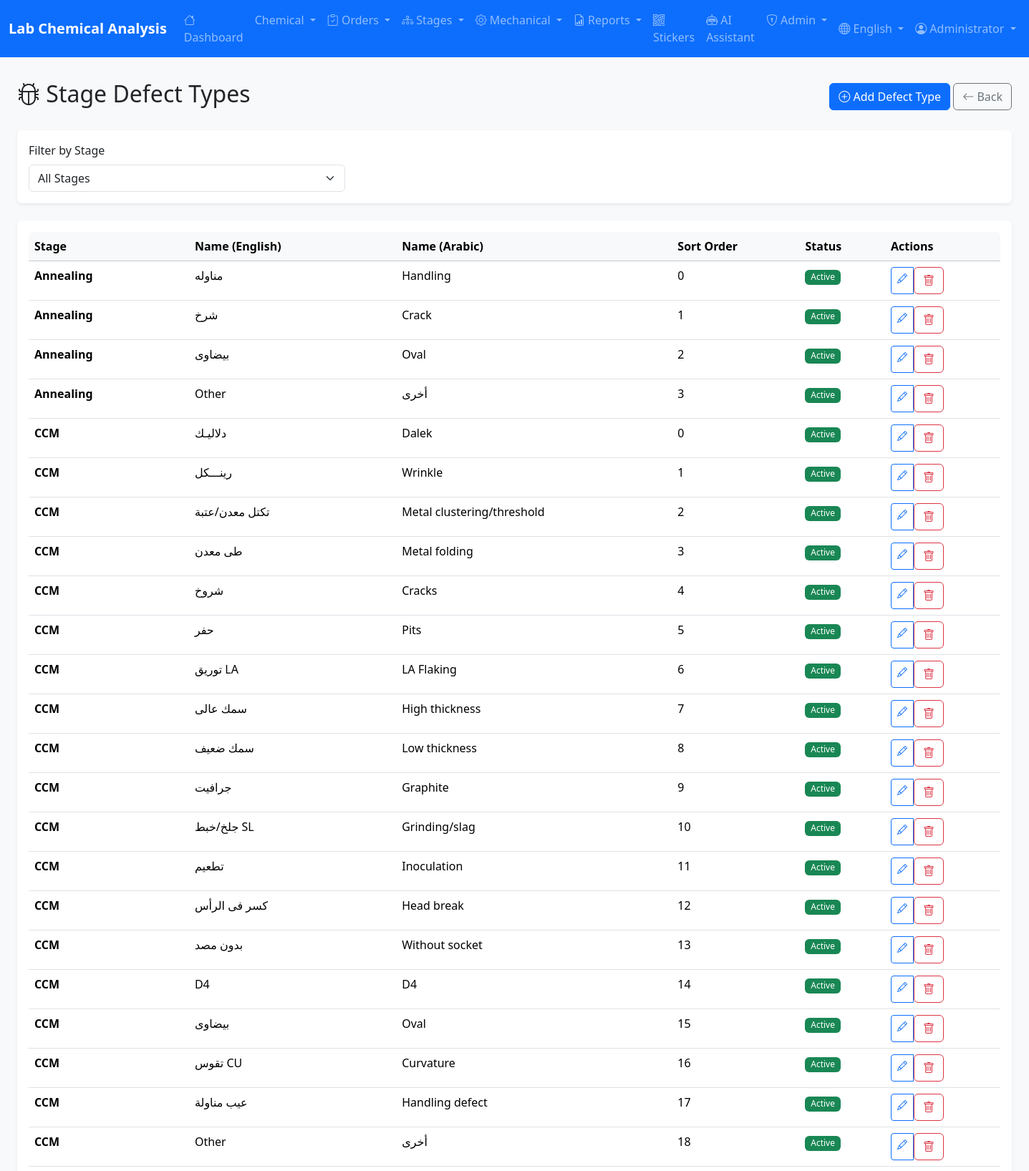
The page /admin/defect-types (signed in, upper part) on the database its author committed.
### app/models/user.py (models this page shows, shortened)
class User(UserMixin, db.Model):
    __tablename__ = 'users'
    id = db.Column(db.Integer, primary_key=True)
    username = db.Column(db.String(50), unique=True, nullable=False, index=True)
    password_hash = db.Column(db.String(255), nullable=False)
    full_name = db.Column(db.String(100))
    full_name_ar = db.Column(db.String(100))  # Arabic name
    email = db.Column(db.String(120), unique=True)
    role = db.Column(db.String(20), nullable=False, default='viewer')
    department = db.Column(db.String(50))  # Lab, Production, QC
    is_active = db.Column(db.Boolean, default=True)
    last_login = db.Column(db.DateTime)
    created_at = db.Column(db.DateTime, default=datetime.utcnow)
    updated_at = db.Column(db.DateTime, default=datetime.utcnow, onupdate=datetime.utcnow)
    ROLE_ADMIN = 'admin'
    ROLE_SUPERVISOR = 'supervisor'
    ROLE_OPERATOR = 'operator'
    ROLE_VIEWER = 'viewer'
    ROLES = [ROLE_ADMIN, ROLE_SUPERVISOR, ROLE_OPERATOR, ROLE_VIEWER]
    DEPT_LAB = 'Lab'
    DEPT_PRODUCTION = 'Production'
    DEPT_QC = 'QC'
    DEPT_ADMIN = 'Admin'
    DEPARTMENTS = [DEPT_LAB, DEPT_PRODUCTION, DEPT_QC, DEPT_ADMIN]
    @property
    def is_admin(self):
        return self.role == self.ROLE_ADMIN

### app/models/stage_defect_type.py (models this page shows, shortened)
class StageDefectType(db.Model):
    __tablename__ = 'stage_defect_types'
    id = db.Column(db.Integer, primary_key=True)
    stage_name = db.Column(db.String(50), nullable=False, index=True)
    defect_name_en = db.Column(db.String(100), nullable=False)
    defect_name_ar = db.Column(db.String(100), nullable=False)
    is_active = db.Column(db.Boolean, default=True)
    sort_order = db.Column(db.Integer, default=0)
    created_at = db.Column(db.DateTime, default=datetime.utcnow)
    updated_at = db.Column(db.DateTime, default=datetime.utcnow, onupdate=datetime.utcnow)

### app/routes/admin.py (the view)
@admin_bp.route('/defect-types')
@login_required
@admin_required
def defect_types():
    stage_filter = request.args.get('stage', '')
    query = StageDefectType.query
    if stage_filter:
        query = query.filter_by(stage_name=stage_filter)
    defect_types_list = query.order_by(
        StageDefectType.stage_name,
        StageDefectType.sort_order
    ).all()
    stages = Pipe.STAGES
    return render_template('admin/defect_types.html',
                          defect_types=defect_types_list,
                          stages=stages,
                          selected_stage=stage_filter)

### app/__init__.py (called while the page is built)
def get_locale():
    locale = request.cookies.get('locale')
    if locale in ['ar', 'en']:
        return locale
    return request.accept_languages.best_match(['ar', 'en']) or 'en'

### app/routes/admin.py (called while the page is built)
def admin_required(f):
    @wraps(f)
    def decorated_function(*args, **kwargs):
        if not current_user.is_authenticated or not current_user.is_admin:
            flash('Access denied. Admin privileges required.', 'error')
            return redirect(url_for('main.index'))
        return f(*args, **kwargs)
    return decorated_function

### app/templates/admin/defect_types.html (shortened to what this page needs)
{% extends 'base.html' %}
{% block content %}
<div class="container-fluid">
    <div class="d-flex justify-content-between align-items-center mb-4">
        <h2>
            <i class="bi bi-bug"></i>
            {{ 'إدارة أنواع العيوب' if current_locale == 'ar' else 'Stage Defect Types' }}
        </h2>
        <div>
            <a href="{{ url_for('admin.add_defect_type') }}" class="btn btn-primary">
                <i class="bi bi-plus-circle"></i>
                {{ 'إضافة نوع عيب' if current_locale == 'ar' else 'Add Defect Type' }}
            </a>
            <a href="{{ url_for('admin.index') }}" class="btn btn-outline-secondary">
                <i class="bi bi-arrow-left"></i>
                {{ 'رجوع' if current_locale == 'ar' else 'Back' }}
            </a>
        </div>
    </div>
    <div class="card border-0 shadow-sm mb-4">
        <div class="card-body">
            <form method="GET" class="row g-3">
                <div class="col-md-4">
                    <label class="form-label">{{ 'تصفية حسب المرحلة' if current_locale == 'ar' else 'Filter by Stage' }}</label>
                    <select name="stage" class="form-select" onchange="this.form.submit()">
                        <option value="">{{ 'جميع المراحل' if current_locale == 'ar' else 'All Stages' }}</option>
                    </select>
                </div>
            </form>
        </div>
    </div>
    <div class="card border-0 shadow-sm">
        <div class="card-body">
            <div class="table-responsive">
                <table class="table table-hover">
                    <thead class="table-light">
                        <tr>
                            <th>{{ 'المرحلة' if current_locale == 'ar' else 'Stage' }}</th>
                            <th>{{ 'الاسم (إنجليزي)' if current_locale == 'ar' else 'Name (English)' }}</th>
                            <th>{{ 'الاسم (عربي)' if current_locale == 'ar' else 'Name (Arabic)' }}</th>
                            <th>{{ 'الترتيب' if current_locale == 'ar' else 'Sort Order' }}</th>
                            <th>{{ 'الحالة' if current_locale == 'ar' else 'Status' }}</th>
                            <th>{{ 'إجراءات' if current_locale == 'ar' else 'Actions' }}</th>
                        </tr>
                    </thead>
                    <tbody>
                        {% for defect in defect_types %}
                        <tr>
                            <td><strong>{{ defect.stage_name }}</strong></td>
                            <td>{{ defect.defect_name_en }}</td>
                            <td>{{ defect.defect_name_ar }}</td>
                            <td>{{ defect.sort_order }}</td>
                            <td>
                                {% if defect.is_active %}
                                <span class="badge bg-success">{{ 'نشط' if current_locale == 'ar' else 'Active' }}</span>
                                {% else %}
                                <span class="badge bg-secondary">{{ 'غير نشط' if current_locale == 'ar' else 'Inactive' }}</span>
                                {% endif %}
                            </td>
                            <td>
                                <div class="btn-group btn-group-sm">
                                    <a href="{{ url_for('admin.edit_defect_type', id=defect.id) }}" class="btn btn-outline-primary">
                                        <i class="bi bi-pencil"></i>
                                    </a>
                                    <form method="POST" action="{{ url_for('admin.delete_defect_type', id=defect.id) }}"
                                          onsubmit="return confirm('{{ 'هل أنت متأكد من الحذف؟' if current_locale == 'ar' else 'Are you sure you want to delete?' }}');" style="display: inline;">
                                        <button type="submit" class="btn btn-outline-danger">
                                            <i class="bi bi-trash"></i>
                                        </button>
                                    </form>
                                </div>
                            </td>
                        </tr>
                        {% endfor %}
                    </tbody>
                </table>
            </div>
        </div>
    </div>
</div>
{% endblock %}

### app/templates/base.html (shortened to what this page needs)
<!DOCTYPE html>
<html lang="{{ current_locale }}" dir="{{ 'rtl' if current_locale == 'ar' else 'ltr' }}">
<head>
    {% if current_locale == 'ar' %}
    <link href="https://cdn.jsdelivr.net/npm/bootstrap@5.3.2/dist/css/bootstrap.rtl.min.css" rel="stylesheet">
    {% else %}
    <link href="https://cdn.jsdelivr.net/npm/bootstrap@5.3.2/dist/css/bootstrap.min.css" rel="stylesheet">
    {% endif %}
    <link rel="stylesheet" href="https://cdn.jsdelivr.net/npm/bootstrap-icons@1.11.2/font/bootstrap-icons.min.css">
    <link rel="stylesheet" href="{{ url_for('static', filename='css/style.css') }}">
</head>
<body>
    <nav class="navbar navbar-expand-lg navbar-dark bg-primary sticky-top">
        <div class="container-fluid">
            <a class="navbar-brand" href="{{ url_for('main.index') }}">
                {% if current_locale == 'ar' %}
                مختبر التحليل الكيميائي
                {% else %}
                Lab Chemical Analysis
                {% endif %}
            </a>
            <div class="collapse navbar-collapse" id="navbarNav">
                {% if current_user.is_authenticated %}
                <ul class="navbar-nav me-auto">
                    <li class="nav-item">
                        <a class="nav-link" href="{{ url_for('main.index') }}">
                            <i class="bi bi-house"></i>
                            {{ 'الرئيسية' if current_locale == 'ar' else 'Dashboard' }}
                        </a>
                    </li>
                    <li class="nav-item dropdown">
                        <a class="nav-link dropdown-toggle" href="#" data-bs-toggle="dropdown">
                            {{ 'التحليل الكيميائي' if current_locale == 'ar' else 'Chemical' }}
                        </a>
                    </li>
                    <li class="nav-item dropdown">
                        <a class="nav-link dropdown-toggle" href="#" data-bs-toggle="dropdown">
                            <i class="bi bi-clipboard-check"></i>
                            {{ 'أوامر الإنتاج' if current_locale == 'ar' else 'Orders' }}
                        </a>
                    </li>
                    <li class="nav-item dropdown">
                        <a class="nav-link dropdown-toggle" href="#" data-bs-toggle="dropdown">
                            <i class="bi bi-diagram-3"></i>
                            {{ 'مراحل الإنتاج' if current_locale == 'ar' else 'Stages' }}
                        </a>
                    </li>
                    <li class="nav-item dropdown">
                        <a class="nav-link dropdown-toggle" href="#" data-bs-toggle="dropdown">
                            <i class="bi bi-gear"></i>
                            {{ 'الاختبارات الميكانيكية' if current_locale == 'ar' else 'Mechanical' }}
                        </a>
                    </li>
                    <li class="nav-item dropdown">
                        <a class="nav-link dropdown-toggle" href="#" data-bs-toggle="dropdown">
                            <i class="bi bi-file-earmark-bar-graph"></i>
                            {{ 'التقارير' if current_locale == 'ar' else 'Reports' }}
                        </a>
                    </li>
                    <li class="nav-item">
                        <a class="nav-link" href="{{ url_for('stickers.index') }}">
                            <i class="bi bi-qr-code"></i>
                            {{ 'الملصقات' if current_locale == 'ar' else 'Stickers' }}
                        </a>
                    </li>
                    <li class="nav-item">
                        <a class="nav-link" href="{{ url_for('chatbot.index') }}">
                            <i class="bi bi-robot"></i>
                            {{ 'المساعد الذكي' if current_locale == 'ar' else 'AI Assistant' }}
                        </a>
                    </li>
                    {% if current_user.is_admin %}
                    <li class="nav-item dropdown">
                        <a class="nav-link dropdown-toggle" href="#" data-bs-toggle="dropdown">
                            <i class="bi bi-shield-lock"></i>
                            {{ 'الإدارة' if current_locale == 'ar' else 'Admin' }}
                        </a>
                    </li>
                    {% endif %}
                </ul>
                <ul class="navbar-nav">
                    <li class="nav-item dropdown">
                        <a class="nav-link dropdown-toggle" href="#" data-bs-toggle="dropdown">
                            <i class="bi bi-globe"></i>
                            {{ 'العربية' if current_locale == 'ar' else 'English' }}
                        </a>
                    </li>
                    <li class="nav-item dropdown">
                        <a class="nav-link dropdown-toggle" href="#" data-bs-toggle="dropdown">
                            <i class="bi bi-person-circle"></i>
                            {{ current_user.full_name or current_user.username }}
                        </a>
                    </li>
                </ul>
                {% endif %}
            </div>
        </div>
    </nav>
    <main class="container-fluid py-3">
        {% block content %}{% endblock %}
    </main>
</body>
</html>

### app/static/css/style.css (style rules this page uses)
body { background-color: #f8f9fa; min-height: 100vh; display: flex; flex-direction: column; }
main { flex: 1; }
.card { transition: box-shadow 0.2s ease-in-out; }
.table th { white-space: nowrap; }
.table-hover tbody tr { cursor: pointer; }
.badge { font-weight: 500; }
.navbar-brand { font-weight: 600; }
.table-responsive { border-radius: 0.375rem; }

### rows shown on the page
User: full_name "Administrator"
StageDefectType: stage_name "Annealing", defect_name_en "مناوله", defect_name_ar "Handling", sort_order "0", value "Active"
StageDefectType: stage_name "Annealing", defect_name_en "شرخ", defect_name_ar "Crack", sort_order "1", value "Active"
StageDefectType: stage_name "Annealing", defect_name_en "بيضاوى", defect_name_ar "Oval", sort_order "2", value "Active"
StageDefectType: stage_name "Annealing", defect_name_en "Other", defect_name_ar "أخرى", sort_order "3", value "Active"
StageDefectType: stage_name "CCM", defect_name_en "دلاليـك", defect_name_ar "Dalek", sort_order "0", value "Active"
StageDefectType: stage_name "CCM", defect_name_en "رينـــكل", defect_name_ar "Wrinkle", sort_order "1", value "Active"
StageDefectType: stage_name "CCM", defect_name_en "تكتل معدن/عتبة", defect_name_ar "Metal clustering/threshold", sort_order "2", value "Active"
StageDefectType: stage_name "CCM", defect_name_en "طى معدن", defect_name_ar "Metal folding", sort_order "3", value "Active"
StageDefectType: stage_name "CCM", defect_name_en "شروخ", defect_name_ar "Cracks", sort_order "4", value "Active"
StageDefectType: stage_name "CCM", defect_name_en "حفر", defect_name_ar "Pits", sort_order "5", value "Active"
StageDefectType: stage_name "CCM", defect_name_en "توريق LA", defect_name_ar "LA Flaking", sort_order "6", value "Active"
StageDefectType: stage_name "CCM", defect_name_en "سمك عالى", defect_name_ar "High thickness", sort_order "7", value "Active"
StageDefectType: stage_name "CCM", defect_name_en "سمك ضعيف", defect_name_ar "Low thickness", sort_order "8", value "Active"
StageDefectType: stage_name "CCM", defect_name_en "جرافيت", defect_name_ar "Graphite", sort_order "9", value "Active"
StageDefectType: stage_name "CCM", defect_name_en "جلخ/خبط SL", defect_name_ar "Grinding/slag", sort_order "10", value "Active"
StageDefectType: stage_name "CCM", defect_name_en "تطعيم", defect_name_ar "Inoculation", sort_order "11", value "Active"
StageDefectType: stage_name "CCM", defect_name_en "كسر فى الرأس", defect_name_ar "Head break", sort_order "12", value "Active"
StageDefectType: stage_name "CCM", defect_name_en "بدون مصد", defect_name_ar "Without socket", sort_order "13", value "Active"
StageDefectType: stage_name "CCM", defect_name_en "D4", defect_name_ar "D4", sort_order "14", value "Active"
StageDefectType: stage_name "CCM", defect_name_en "بيضاوى", defect_name_ar "Oval", sort_order "15", value "Active"
StageDefectType: stage_name "CCM", defect_name_en "تقوس CU", defect_name_ar "Curvature", sort_order "16", value "Active"
StageDefectType: stage_name "CCM", defect_name_en "عيب مناولة", defect_name_ar "Handling defect", sort_order "17", value "Active"
StageDefectType: stage_name "CCM", defect_name_en "Other", defect_name_ar "أخرى", sort_order "18", value "Active"

### other values the page prints
{{ 'الرئيسية' if current_locale == 'ar' else 'Dashboard' }} "Dashboard"
{{ 'التحليل الكيميائي' if current_locale == 'ar' else 'Chemical' }} "Chemical"
{{ 'أوامر الإنتاج' if current_locale == 'ar' else 'Orders' }} "Orders"
{{ 'مراحل الإنتاج' if current_locale == 'ar' else 'Stages' }} "Stages"
{{ 'الاختبارات الميكانيكية' if current_locale == 'ar' else 'Mechanical' }} "Mechanical"
{{ 'التقارير' if current_locale == 'ar' else 'Reports' }} "Reports"
{{ 'الملصقات' if current_locale == 'ar' else 'Stickers' }} "Stickers"
{{ 'المساعد الذكي' if current_locale == 'ar' else 'AI Assistant' }} "AI Assistant"
{{ 'الإدارة' if current_locale == 'ar' else 'Admin' }} "Admin"
{{ 'العربية' if current_locale == 'ar' else 'English' }} "English"
{{ 'إضافة نوع عيب' if current_locale == 'ar' else 'Add Defect Type' }} "Add Defect Type"
{{ 'رجوع' if current_locale == 'ar' else 'Back' }} "Back"
{{ 'تصفية حسب المرحلة' if current_locale == 'ar' else 'Filter by Stage' }} "Filter by Stage"
{{ 'المرحلة' if current_locale == 'ar' else 'Stage' }} "Stage"
{{ 'الاسم (إنجليزي)' if current_locale == 'ar' else 'Name (English)' }} "Name (English)"
